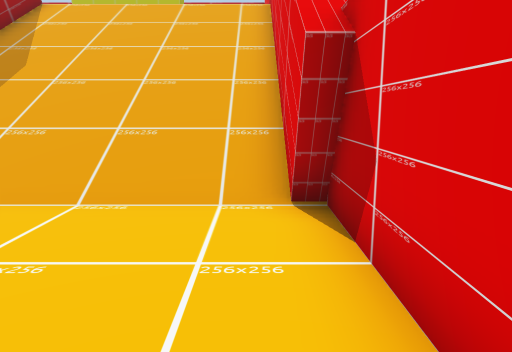
[1] (above)

18 first-person views from a walk through a scene from a Unity 3-D project. The camera is 1.3 m above the floor, tilts 10° down and sees 70° across. Doors are open. The floor is counted in squares, 1 m on a side. Each view is taken from the middle of a square. On the plan, view 1 faces up. The plan holds only what a view shows up to about 15 squares ahead; the rest is blank. The place goes on beyond the plan. The player is left out. Some surface patterns are stand-ins.

[2]
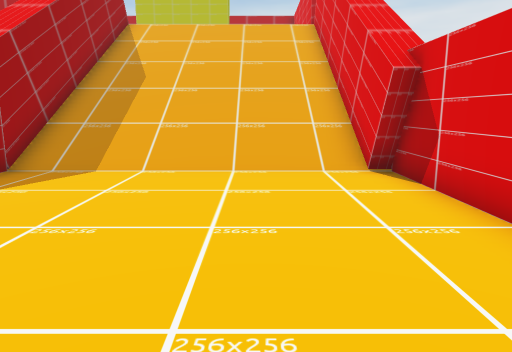

[3]
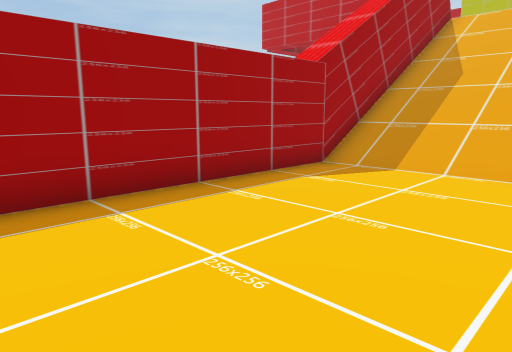

[4]
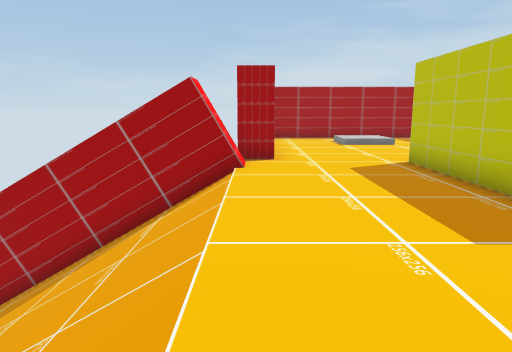

[5]
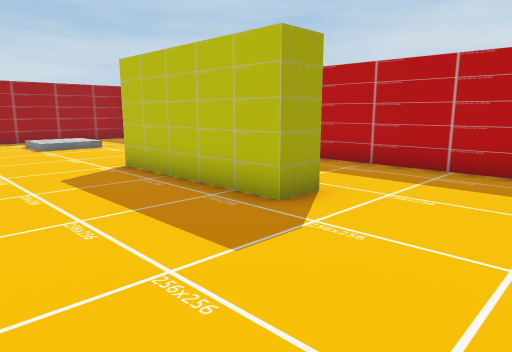

[6]
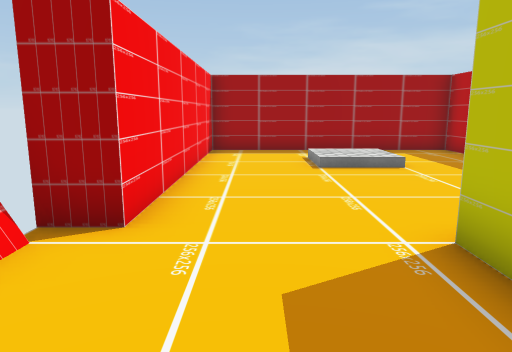

[7]
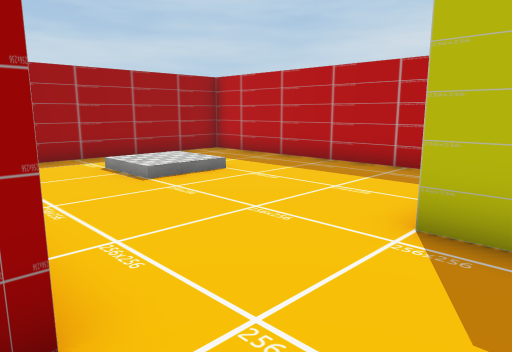

[8]
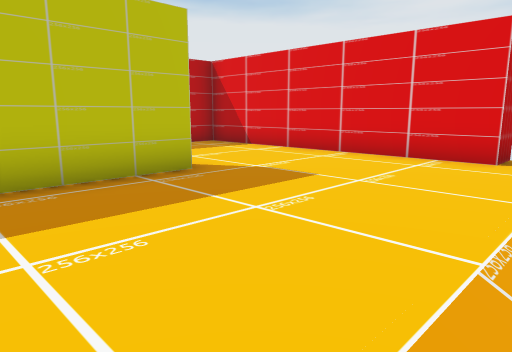

[9]
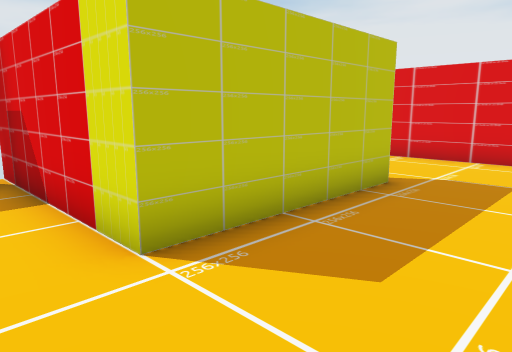

[10]
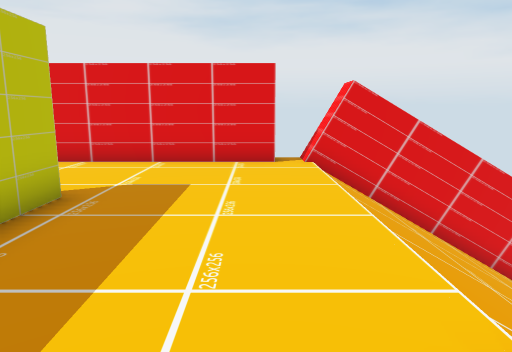

[11]
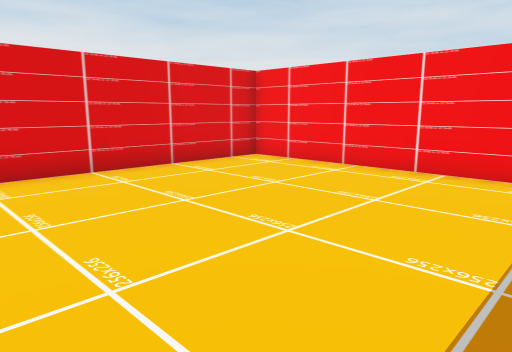

[12]
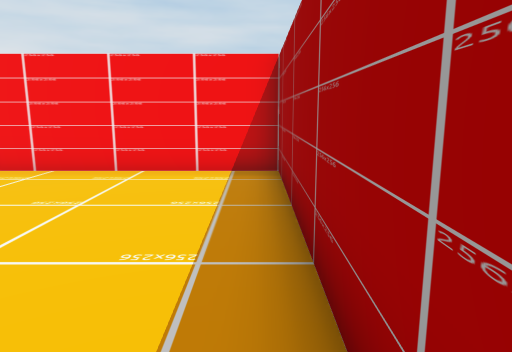

[13]
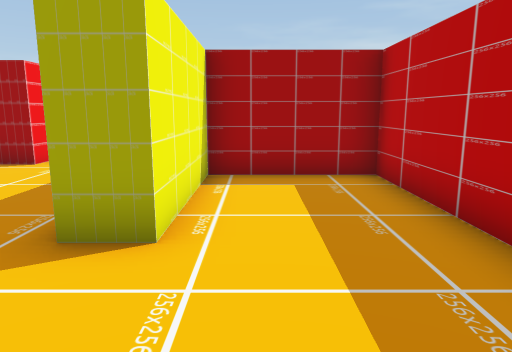

[14]
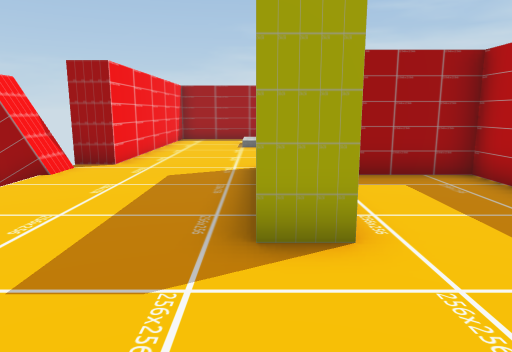

[15]
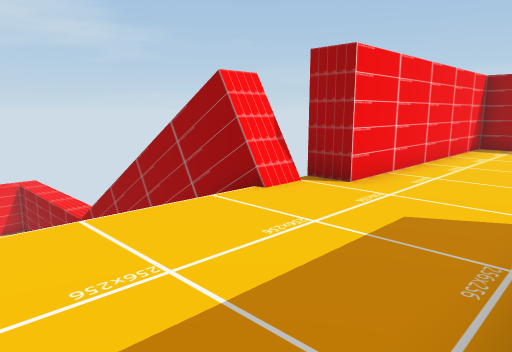

[16]
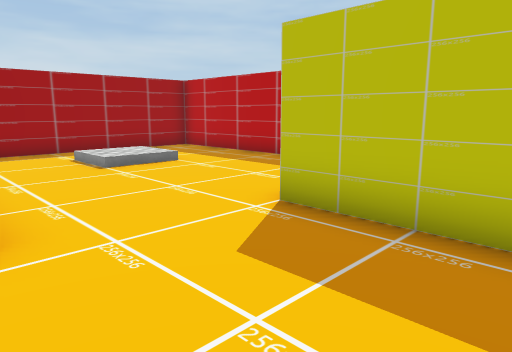

[17]
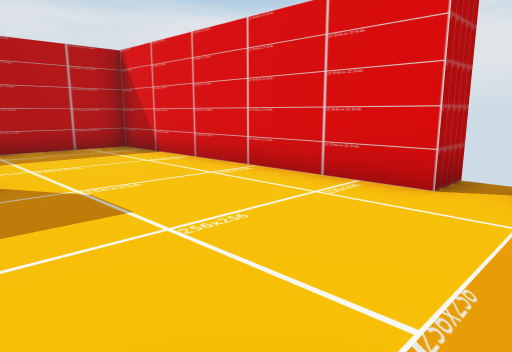

[18]
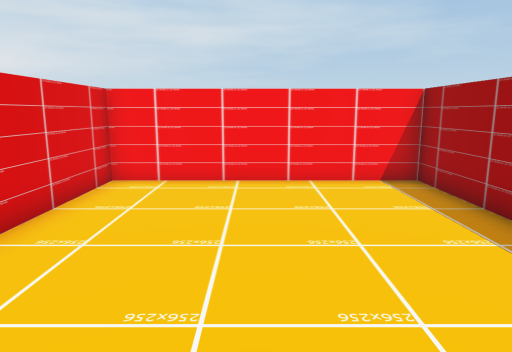

### Floor plan
Key: @ floor where view 1 was taken; # wall or solid block; x gap in a wall; . main floor; - floor 5 m lower than the main floor; / step, stairs or slope; D open door.
Columns run from 18 left of view 1 to 2 right of it. Each row starts with its distance up from view 1.
 23 #########x##########
 22 #.........#........#
 21 #.........#........#
 20 #.........#........#
 19 #  .......#####....#
 18 #.........D####....#
 17 #.........D........#
 16 #.........D........#
 15 #.........D........##
 14 ##########D.........
 13          ##////////##
 12           #////////#
 11           #////////#
 10           #////////#
  9           #////////#
  8           #////////#
  7           #////////#
  6           #////////#
  5           #////////#
  4           #--------#
  3           #--------#
  2           #--------#
  1           #--------#
  0           #-------@#
 -1           #--------#
 -2           #--------#
 -3           #--------#
 -4           ##########

Positions as (right, up) in squares from view 1, and headings:
1: (0, 0), facing up
2: (-2, -3), facing up
3: (-2, -3), facing up-left
4: (1, 14), facing left
5: (0, 14), facing up-left
6: (-5, 16), facing left
7: (-7, 14), facing up-left
8: (-7, 13), facing up-right
9: (-10, 15), facing up-right
10: (-9, 15), facing right
11: (-7, 4), facing down-right
12: (-7, 4), facing down
13: (0, 20), facing left
14: (0, 18), facing left
15: (-3, 18), facing down-left
16: (-5, 14), facing up-left
17: (-4, 13), facing up-right
18: (-3, 6), facing down
